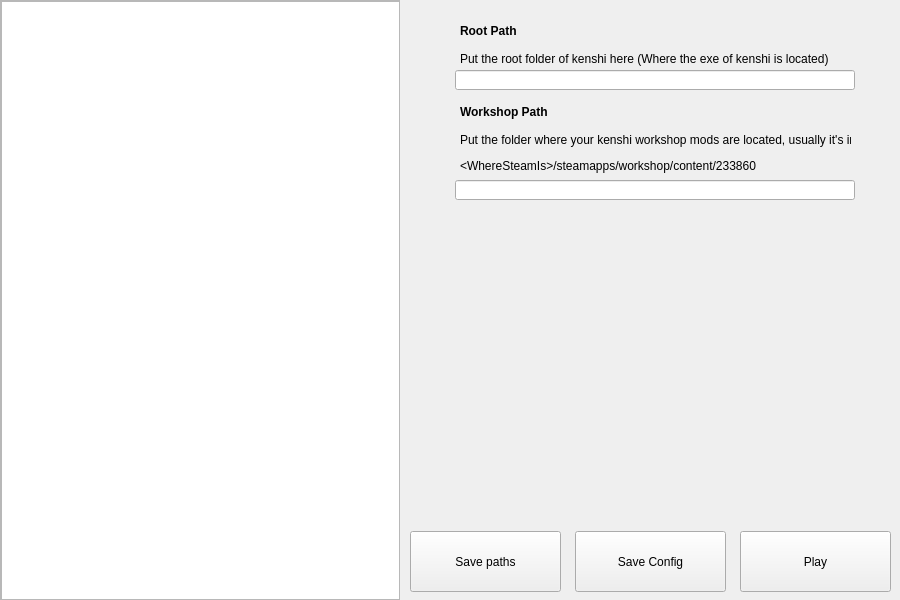
<?xml version="1.0" encoding="UTF-8"?>
<ui version="4.0">
 <class>MainWindow</class>
 <widget class="QMainWindow" name="MainWindow">
  <property name="geometry">
   <rect>
    <x>0</x>
    <y>0</y>
    <width>900</width>
    <height>600</height>
   </rect>
  </property>
  <property name="minimumSize">
   <size>
    <width>900</width>
    <height>600</height>
   </size>
  </property>
  <property name="maximumSize">
   <size>
    <width>900</width>
    <height>600</height>
   </size>
  </property>
  <property name="windowTitle">
   <string notr="true">Kenshi Mod Manager</string>
  </property>
  <property name="locale">
   <locale language="English" country="Netherlands"/>
  </property>
  <widget class="QWidget" name="centralwidget">
   <widget class="QScrollArea" name="scrollArea">
    <property name="geometry">
     <rect>
      <x>0</x>
      <y>0</y>
      <width>400</width>
      <height>600</height>
     </rect>
    </property>
    <property name="widgetResizable">
     <bool>true</bool>
    </property>
    <widget class="QWidget" name="scrollAreaWidgetContents">
     <property name="geometry">
      <rect>
       <x>0</x>
       <y>0</y>
       <width>398</width>
       <height>598</height>
      </rect>
     </property>
     <widget class="QListWidget" name="listWidget">
      <property name="geometry">
       <rect>
        <x>0</x>
        <y>0</y>
        <width>400</width>
        <height>600</height>
       </rect>
      </property>
      <property name="minimumSize">
       <size>
        <width>0</width>
        <height>0</height>
       </size>
      </property>
      <property name="maximumSize">
       <size>
        <width>16777215</width>
        <height>16777215</height>
       </size>
      </property>
      <property name="editTriggers">
       <set>QAbstractItemView::CurrentChanged|QAbstractItemView::EditKeyPressed|QAbstractItemView::SelectedClicked</set>
      </property>
      <property name="dragEnabled">
       <bool>true</bool>
      </property>
      <property name="dragDropMode">
       <enum>QAbstractItemView::InternalMove</enum>
      </property>
      <property name="defaultDropAction">
       <enum>Qt::TargetMoveAction</enum>
      </property>
      <property name="selectionMode">
       <enum>QAbstractItemView::ExtendedSelection</enum>
      </property>
     </widget>
    </widget>
   </widget>
   <widget class="QPushButton" name="playButton">
    <property name="geometry">
     <rect>
      <x>740</x>
      <y>531</y>
      <width>151</width>
      <height>61</height>
     </rect>
    </property>
    <property name="text">
     <string>Play</string>
    </property>
   </widget>
   <widget class="QPushButton" name="configButton">
    <property name="geometry">
     <rect>
      <x>575</x>
      <y>531</y>
      <width>151</width>
      <height>61</height>
     </rect>
    </property>
    <property name="text">
     <string>Save Config</string>
    </property>
   </widget>
   <widget class="QLineEdit" name="rootPath">
    <property name="geometry">
     <rect>
      <x>455</x>
      <y>70</y>
      <width>400</width>
      <height>20</height>
     </rect>
    </property>
   </widget>
   <widget class="QLineEdit" name="workshopPath">
    <property name="geometry">
     <rect>
      <x>455</x>
      <y>180</y>
      <width>400</width>
      <height>20</height>
     </rect>
    </property>
   </widget>
   <widget class="QLabel" name="rootLabel">
    <property name="geometry">
     <rect>
      <x>460</x>
      <y>20</y>
      <width>391</width>
      <height>51</height>
     </rect>
    </property>
    <property name="contextMenuPolicy">
     <enum>Qt::PreventContextMenu</enum>
    </property>
    <property name="layoutDirection">
     <enum>Qt::LeftToRight</enum>
    </property>
    <property name="text">
     <string>&lt;html&gt;&lt;head/&gt;&lt;body&gt;&lt;p&gt;&lt;span style=&quot; font-weight:600;&quot;&gt;Root Path&lt;/span&gt;&lt;br/&gt;&lt;br/&gt;Put the root folder of kenshi here (Where the exe of kenshi is located) &lt;/p&gt;&lt;/body&gt;&lt;/html&gt;</string>
    </property>
    <property name="textFormat">
     <enum>Qt::AutoText</enum>
    </property>
    <property name="alignment">
     <set>Qt::AlignLeading|Qt::AlignLeft|Qt::AlignVCenter</set>
    </property>
    <property name="wordWrap">
     <bool>false</bool>
    </property>
   </widget>
   <widget class="QLabel" name="workshopLabel">
    <property name="geometry">
     <rect>
      <x>460</x>
      <y>99</y>
      <width>391</width>
      <height>81</height>
     </rect>
    </property>
    <property name="contextMenuPolicy">
     <enum>Qt::PreventContextMenu</enum>
    </property>
    <property name="layoutDirection">
     <enum>Qt::LeftToRight</enum>
    </property>
    <property name="text">
     <string>&lt;html&gt;&lt;head/&gt;&lt;body&gt;&lt;p&gt;&lt;span style=&quot; font-weight:600;&quot;&gt;Workshop Path&lt;br/&gt;&lt;/span&gt;&lt;br/&gt;Put the folder where your kenshi workshop mods are located, usually it's in:&lt;/p&gt;&lt;p&gt;&amp;lt;WhereSteamIs&amp;gt;/steamapps/workshop/content/233860 &lt;/p&gt;&lt;/body&gt;&lt;/html&gt;</string>
    </property>
    <property name="textFormat">
     <enum>Qt::AutoText</enum>
    </property>
    <property name="alignment">
     <set>Qt::AlignLeading|Qt::AlignLeft|Qt::AlignVCenter</set>
    </property>
    <property name="wordWrap">
     <bool>false</bool>
    </property>
   </widget>
   <widget class="QPushButton" name="pathButton">
    <property name="geometry">
     <rect>
      <x>410</x>
      <y>531</y>
      <width>151</width>
      <height>61</height>
     </rect>
    </property>
    <property name="text">
     <string>Save paths</string>
    </property>
   </widget>
  </widget>
 </widget>
 <resources/>
 <connections/>
</ui>
